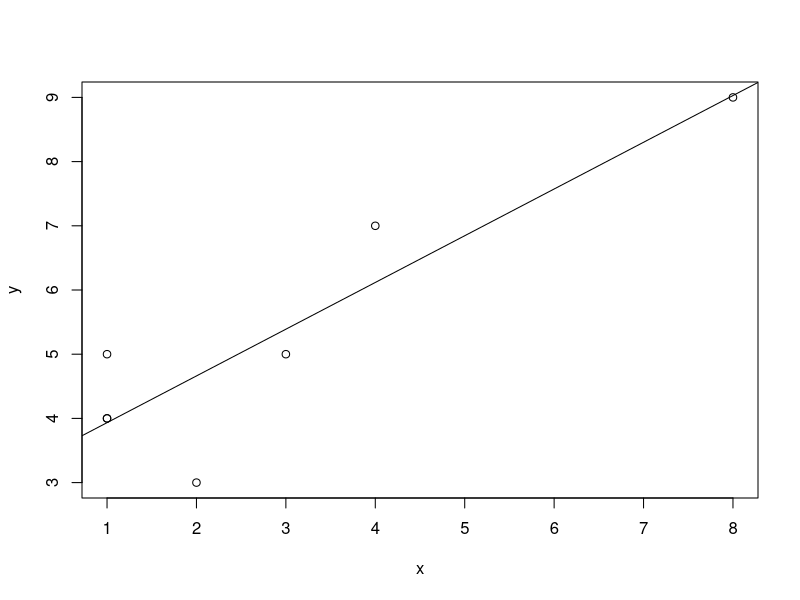

Recreate this plot in R.
x <-c(1,2,3,4,8,1,1)
y <-c(4,3,5,7,9,4,5)
model1 <- lm(y~x)
model1
summary(model1)
anova(model1)
resid(model1) # Extract the residuals, or differences between observed and predicted values.
cov(x, y) # Calculate the covariance between 'x' and 'y', showing how they vary together.
var(x) # Calculate the variance of 'x', which measures the spread of 'x' values.
plot(y~x)
abline(model1)    # Adds the regression line from 'model1' to an existing plot of 'y' vs 'x'.

